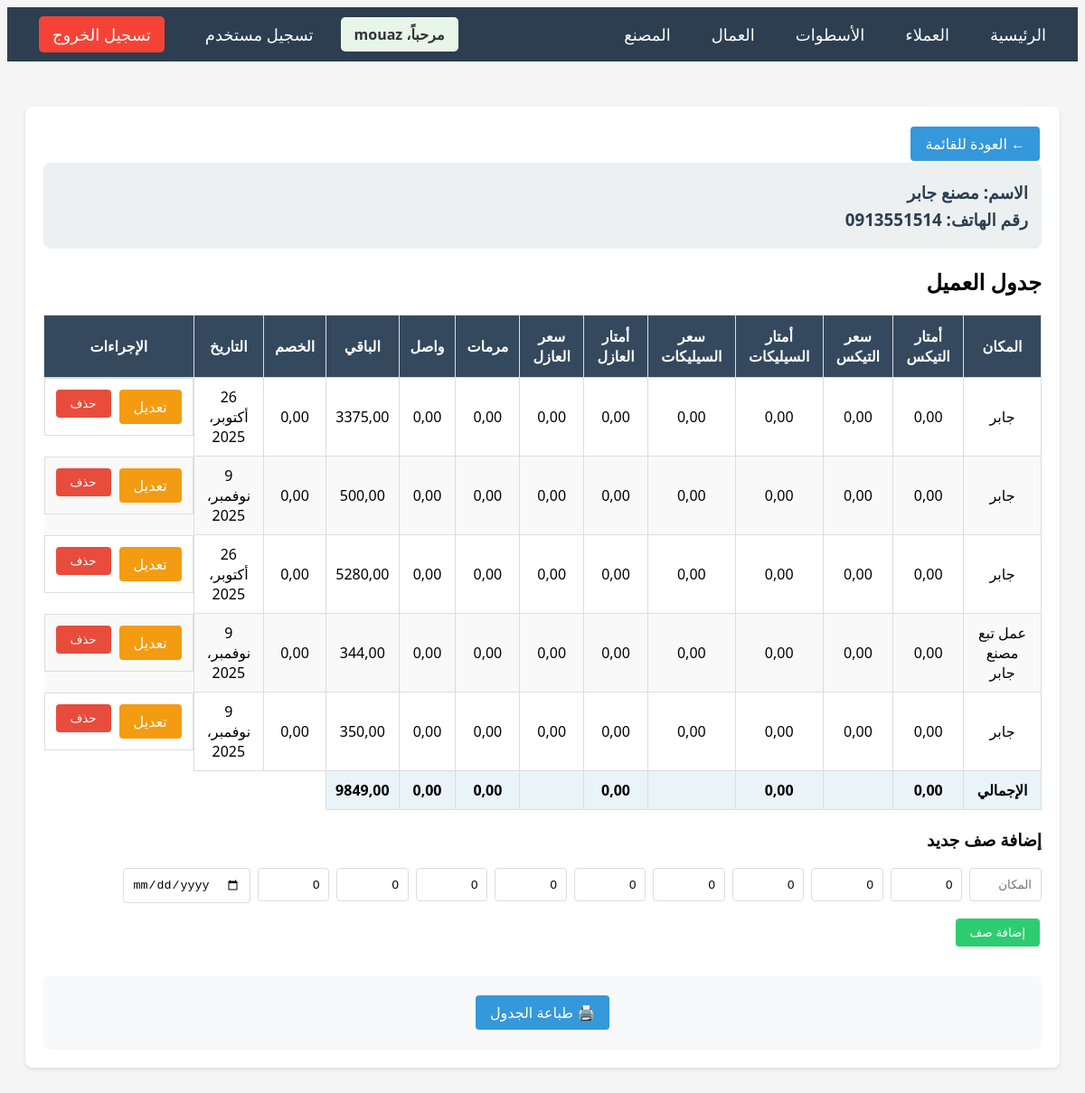
/customers/56/ (signed in), run on the app's committed database.
### main/models.py (models this page shows, shortened)
class Customer(models.Model):
    name = models.CharField(max_length=200, verbose_name='الاسم')
    phone = models.CharField(max_length=20, verbose_name='رقم الهاتف')
    created_at = models.DateTimeField(auto_now_add=True)
    class Meta:
        verbose_name = 'عميل'
        verbose_name_plural = 'العملاء'
        ordering = ['-created_at']

class CustomerRow(models.Model):
    customer = models.ForeignKey(Customer, on_delete=models.CASCADE, related_name='rows', verbose_name='العميل')
    location = models.CharField(max_length=200, verbose_name='المكان')
    tex_meters = models.DecimalField(max_digits=10, decimal_places=2, default=0, verbose_name='أمتار التكس')
    tex_price = models.DecimalField(max_digits=10, decimal_places=2, default=0, verbose_name='سعر التكس')
    selek_meters = models.DecimalField(max_digits=10, decimal_places=2, default=0, verbose_name='أمتار السيليكات')
    selek_price = models.DecimalField(max_digits=10, decimal_places=2, default=0, verbose_name='سعر السيليكات')
    insulator_meters = models.DecimalField(max_digits=10, decimal_places=2, default=0, verbose_name='أمتار العازل')
    insulator_price = models.DecimalField(max_digits=10, decimal_places=2, default=0, verbose_name='سعر العازل')
    repairs = models.DecimalField(max_digits=10, decimal_places=2, default=0, verbose_name='مرمات')
    received = models.DecimalField(max_digits=10, decimal_places=2, default=0, verbose_name='واصل')
    remaining = models.DecimalField(max_digits=10, decimal_places=2, default=0, verbose_name='الباقي')
    discount = models.DecimalField(max_digits=10, decimal_places=2, default=0, verbose_name='خصم')
    date = models.DateField(null=True, blank=True, verbose_name='التاريخ', default='لا يوجد')
    order = models.IntegerField(default=0, verbose_name='الترتيب')
    class Meta:
        verbose_name = 'صف العميل'
        verbose_name_plural = 'صفوف العملاء'
        ordering = ['order', 'id']

### main/views.py (the view)
# urls.py: path('customers/<int:pk>/', views.customer_detail, name='customer_detail'),
@login_required
def customer_detail(request, pk):
    customer = get_object_or_404(Customer, pk=pk)
    rows = customer.rows.all()
    total_tex_meters = sum(row.tex_meters for row in rows)
    total_selek_meters = sum(row.selek_meters for row in rows)
    total_insulator_meters = sum(row.insulator_meters for row in rows)
    total_repairs = sum(row.repairs for row in rows)
    total_received = sum(row.received for row in rows)
    total_remaining = sum(row.remaining for row in rows)
    if request.method == 'POST':
        form = CustomerRowForm(request.POST)
        if form.is_valid():
            check_remaining = form.cleaned_data["tex_meters"] * form.cleaned_data["tex_price"] + \
                              form.cleaned_data["selek_meters"] * form.cleaned_data["selek_price"] + \
                              form.cleaned_data["insulator_meters"] * form.cleaned_data["insulator_price"] + \
                              form.cleaned_data["repairs"]
            if form.cleaned_data["received"] > check_remaining:
                messages.error(request, 'الواصل لا يمكن أن يكون أكبر من السعر الكلي')
                return redirect('customer_detail', pk=pk)
            else:
                row = form.save(commit=False)
                row.customer = customer
                row.order = customer.rows.count()
                row.save()
                messages.success(request, 'تم إضافة الصف بنجاح')
            return redirect('customer_detail', pk=pk)
    else:
        form = CustomerRowForm()
    context = {
        'customer': customer,
        'rows': rows,
        'form': form,
        'total_tex_meters': total_tex_meters,
        'total_selek_meters': total_selek_meters,
        'total_insulator_meters': total_insulator_meters,
        'total_repairs': total_repairs,
        'total_received': total_received,
        'total_remaining': total_remaining,
    }
    return render(request, 'main/customer_detail.html', context)

### main/templates/main/customer_detail.html (shortened to what this page needs)
{% extends 'main/base.html' %}
{% block content %}
<div class="card">
    <a href="{% url 'customer_list' %}" class="btn btn-primary">← العودة للقائمة</a>
    <div class="customer-header">
        <h3>الاسم: {{ customer.name }}</h3>
        <h3>رقم الهاتف: {{ customer.phone }}</h3>
    </div>
    <h2>جدول العميل</h2>
    <div class="table-container">
        <table>
            <thead>
                <tr>
                    <th>المكان</th>
                    <th>أمتار التيكس</th>
                    <th>سعر التيكس</th>
                    <th>أمتار السيليكات</th>
                    <th>سعر السيليكات</th>
                    <th>أمتار العازل</th>
                    <th>سعر العازل</th>
                    <th>مرمات</th>
                    <th>واصل</th>
                    <th>الباقي</th>
                    <th>الخصم</th>
                    <th>التاريخ</th>
                    <th>الإجراءات</th>
                </tr>
            </thead>
            <tbody>
                {% for row in rows %}
                <tr>
                    <td>{{ row.location }}</td>
                    <td>{{ row.tex_meters }}</td>
                    <td>{{ row.tex_price }}</td>
                    <td>{{ row.selek_meters }}</td>
                    <td>{{ row.selek_price }}</td>
                    <td>{{ row.insulator_meters }}</td>
                    <td>{{ row.insulator_price }}</td>
                    <td>{{ row.repairs }}</td>
                    <td>{{ row.received }}</td>
                    <td>{{ row.remaining }}</td>
                    <td>{{ row.discount }}</td>
                    <td>{{ row.date }}</td>
                    <td class="actions">
                        <a href="{% url 'customer_row_edit' row.pk %}" class="btn btn-warning">تعديل</a>
                        <form method="POST" action="{% url 'customer_row_delete' row.pk %}" style="display: inline;" onsubmit="return confirm('هل أنت متأكد من حذف هذا الصف؟')">
                            <button type="submit" class="btn btn-danger">حذف</button>
                        </form>
                    </td>
                </tr>
                {% endfor %}
                <tr class="total-row">
                    <td>الإجمالي</td>
                    <td>{{ total_tex_meters }}</td>
                    <td></td>
                    <td>{{ total_selek_meters }}</td>
                    <td></td>
                    <td>{{ total_insulator_meters }}</td>
                    <td></td>
                    <td>{{ total_repairs }}</td>
                    <td>{{ total_received }}</td>
                    <td>{{ total_remaining }}</td>
                </tr>
            </tbody>
        </table>
    </div>
    <h3>إضافة صف جديد</h3>
    <form method="POST">
        <div style="display: grid; grid-template-columns: repeat(12, 1fr); gap: 8px;">
            <div class="form-group">
                {{ form.location }}
            </div>
            <div class="form-group">
                {{ form.tex_meters }}
            </div>
            <div class="form-group">
                {{ form.tex_price }}
            </div>
            <div class="form-group">
                {{ form.selek_meters }}
            </div>
            <div class="form-group">
                {{ form.selek_price }}
            </div>
            <div class="form-group">
                {{ form.insulator_meters }}
            </div>
            <div class="form-group">
                {{ form.insulator_price }}
            </div>
            <div class="form-group">
                {{ form.repairs }}
            </div>
            <div class="form-group">
                {{ form.received }}
            </div>
            <div class="form-group">
                {{ form.discount }}
            </div>
            <div class="form-group">
                {{ form.date }}
            </div>
        </div>
        <button type="submit" class="btn btn-success">إضافة صف</button>
    </form>
    <div class="print-section">
        <a href="{% url 'customer_print' customer.pk %}" class="btn btn-primary" target="_blank">🖨️ طباعة الجدول</a>
    </div>
</div>
{% endblock %}

### main/templates/main/base.html (shortened to what this page needs)
<!DOCTYPE html>
<html lang="ar" dir="rtl">
<head>
    {% load static %}
    <link rel="stylesheet" href="{% static 'css/style.css' %}">
</head>
<body>
    <nav class="navbar">
        <div class="nav-right">
            <a href="{% url 'home' %}">الرئيسية</a>
            <a href="{% url 'customer_list' %}">العملاء</a>
            <a href="{% url 'craftsman_list' %}">الأسطوات</a>
            <a href="{% url 'worker_list' %}">العمال</a>
            <a href="{% url 'factory_detail' %}">المصنع</a>
        </div>
        <div class="nav-left">
            {% if user.is_authenticated %}
            <span class="user-info">مرحباً، {{ user.username }}</span>
            {% if user.is_superuser %}
            <a href="{% url 'register' %}">تسجيل مستخدم</a>
            {% endif %}
            <a href="{% url 'logout' %}" class="btn-logout">تسجيل الخروج</a>
            {% else %}
            <a href="{% url 'login' %}">تسجيل الدخول</a>
            {% endif %}
        </div>
    </nav>
    <div class="container">
        {% block content %}
        {% endblock %}
    </div>
</body>
</html>

### static/css/style.css (style rules this page uses)
body { direction: rtl; text-align: right; font-family: 'Segoe UI', Tahoma, Geneva, Verdana, sans-serif; background-color: #f5f5f5; }
.container { max-width: 1200px; margin: 0 auto; padding: 20px; }
.navbar { background-color: #2c3e50; padding: 15px; margin-bottom: 30px; }
.navbar a { color: white; text-decoration: none; margin: 0 15px; font-size: 18px; }
.card { background: white; border-radius: 8px; padding: 20px; margin-bottom: 20px; box-shadow: 0 2px 4px rgba(0,0,0,0.1); }
.table-container { overflow-x: auto; margin: 20px 0; }
table { width: 100%; border-collapse: collapse; background: white; }
table th { background-color: #34495e; color: white; padding: 12px; text-align: center; border: 1px solid #ddd; }
table td { padding: 10px; text-align: center; border: 1px solid #ddd; }
table tr:nth-child(even) { background-color: #f9f9f9; }
.total-row { background-color: #e8f4f8 !important; font-weight: bold; }
.btn { padding: 8px 16px; border: none; border-radius: 4px; cursor: pointer; text-decoration: none; display: inline-block; margin: 2px; }
.btn-primary { background-color: #3498db; color: white; }
.btn-success { background-color: #2ecc71; color: white; }
.btn-danger { background-color: #e74c3c; color: white; }
.btn-warning { background-color: #f39c12; color: white; }
.form-group { margin-bottom: 15px; }
.form-control { width: 100%; padding: 10px; border: 1px solid #ddd; border-radius: 4px; box-sizing: border-box; }
.customer-header { background-color: #ecf0f1; padding: 15px; border-radius: 8px; margin-bottom: 20px; }
.customer-header h3 { margin: 5px 0; color: #2c3e50; }
.actions { display: flex; gap: 5px; justify-content: center; }
.print-section { text-align: center; margin-top: 30px; padding: 20px; background-color: #f8f9fa; border-radius: 8px; }
input[type="number"] { text-align: right; }

### main/templates/main/base.html (style rules this page uses)
.navbar { display: flex; justify-content: space-between; align-items: center; padding: 10px 20px; }
.nav-right, .nav-left { display: flex; gap: 15px; align-items: center; }
.user-info { color: #333; font-weight: bold; padding: 8px 15px; background: #e8f5e9; border-radius: 5px; }
.btn-logout { background: #f44336 !important; color: white !important; padding: 8px 15px !important; border-radius: 5px !important; text-decoration: none !important; }

### data on the page
Customer: name "مصنع جابر", phone "0913551514"
CustomerRow: location "جابر", tex_meters "0,00", tex_price "0,00", selek_meters "0,00", selek_price "0,00", insulator_meters "0,00", insulator_price "0,00", repairs "0,00", received "0,00", remaining "3375,00", discount "0,00", date "26 أكتوبر، 2025"
CustomerRow: location "جابر", tex_meters "0,00", tex_price "0,00", selek_meters "0,00", selek_price "0,00", insulator_meters "0,00", insulator_price "0,00", repairs "0,00", received "0,00", remaining "500,00", discount "0,00", date "9 نوفمبر، 2025"
CustomerRow: location "جابر", tex_meters "0,00", tex_price "0,00", selek_meters "0,00", selek_price "0,00", insulator_meters "0,00", insulator_price "0,00", repairs "0,00", received "0,00", remaining "5280,00", discount "0,00", date "26 أكتوبر، 2025"
CustomerRow: location "عمل تبع مصنع جابر", tex_meters "0,00", tex_price "0,00", selek_meters "0,00", selek_price "0,00", insulator_meters "0,00", insulator_price "0,00", repairs "0,00", received "0,00", remaining "344,00", discount "0,00", date "9 نوفمبر، 2025"
CustomerRow: location "جابر", tex_meters "0,00", tex_price "0,00", selek_meters "0,00", selek_price "0,00", insulator_meters "0,00", insulator_price "0,00", repairs "0,00", received "0,00", remaining "350,00", discount "0,00", date "9 نوفمبر، 2025"

### other printed values
{{ user.username }} "mouaz"
{{ total_tex_meters }} "0,00"
{{ total_selek_meters }} "0,00"
{{ total_insulator_meters }} "0,00"
{{ total_repairs }} "0,00"
{{ total_received }} "0,00"
{{ total_remaining }} "9849,00"
